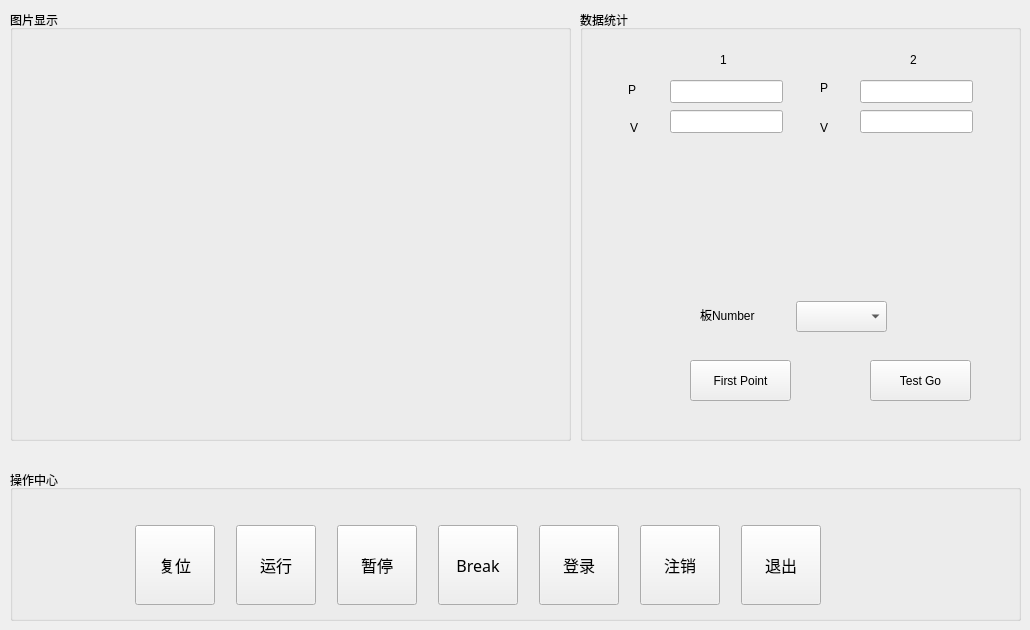
    <widget class="QWidget" name="Main">
     <attribute name="title">
      <string>操作中心</string>
     </attribute>
     <widget class="QGroupBox" name="groupBox_3">
      <property name="geometry">
       <rect>
        <x>10</x>
        <y>10</y>
        <width>561</width>
        <height>431</height>
       </rect>
      </property>
      <property name="title">
       <string>图片显示</string>
      </property>
      <widget class="QLabel" name="image">
       <property name="geometry">
        <rect>
         <x>10</x>
         <y>30</y>
         <width>541</width>
         <height>401</height>
        </rect>
       </property>
       <property name="text">
        <string/>
       </property>
       <property name="scaledContents">
        <bool>true</bool>
       </property>
       <property name="wordWrap">
        <bool>true</bool>
       </property>
      </widget>
     </widget>
     <widget class="QGroupBox" name="groupBox_4">
      <property name="geometry">
       <rect>
        <x>10</x>
        <y>470</y>
        <width>1011</width>
        <height>151</height>
       </rect>
      </property>
      <property name="title">
       <string>操作中心</string>
      </property>
      <widget class="QWidget" name="layoutWidget">
       <property name="geometry">
        <rect>
         <x>110</x>
         <y>40</y>
         <width>721</width>
         <height>111</height>
        </rect>
       </property>
       <layout class="QHBoxLayout" name="horizontalLayout">
        <property name="spacing">
         <number>6</number>
        </property>
        <item>
         <widget class="QToolButton" name="btnReset">
          <property name="minimumSize">
           <size>
            <width>50</width>
            <height>50</height>
           </size>
          </property>
          <property name="maximumSize">
           <size>
            <width>80</width>
            <height>80</height>
           </size>
          </property>
          <property name="font">
           <font>
            <family>楷体</family>
            <pointsize>12</pointsize>
           </font>
          </property>
          <property name="text">
           <string>复位</string>
          </property>
          <property name="icon">
           <iconset resource="res.qrc">
            <normaloff>:/res/reset2.png</normaloff>:/res/reset2.png</iconset>
          </property>
          <property name="iconSize">
           <size>
            <width>40</width>
            <height>40</height>
           </size>
          </property>
          <property name="toolButtonStyle">
           <enum>Qt::ToolButtonTextUnderIcon</enum>
          </property>
         </widget>
        </item>
        <item>
         <widget class="QToolButton" name="btnRun">
          <property name="minimumSize">
           <size>
            <width>50</width>
            <height>50</height>
           </size>
          </property>
          <property name="maximumSize">
           <size>
            <width>80</width>
            <height>80</height>
           </size>
          </property>
          <property name="font">
           <font>
            <family>楷体</family>
            <pointsize>12</pointsize>
           </font>
          </property>
          <property name="text">
           <string>运行</string>
          </property>
          <property name="icon">
           <iconset resource="res.qrc">
            <normaloff>:/res/start.png</normaloff>:/res/start.png</iconset>
          </property>
          <property name="iconSize">
           <size>
            <width>40</width>
            <height>40</height>
           </size>
          </property>
          <property name="toolButtonStyle">
           <enum>Qt::ToolButtonTextUnderIcon</enum>
          </property>
         </widget>
        </item>
        <item>
         <widget class="QToolButton" name="btnStop">
          <property name="minimumSize">
           <size>
            <width>50</width>
            <height>50</height>
           </size>
          </property>
          <property name="maximumSize">
           <size>
            <width>80</width>
            <height>80</height>
           </size>
          </property>
          <property name="font">
           <font>
            <family>楷体</family>
            <pointsize>12</pointsize>
           </font>
          </property>
          <property name="text">
           <string>暂停</string>
          </property>
          <property name="icon">
           <iconset resource="res.qrc">
            <normaloff>:/res/stop.png</normaloff>:/res/stop.png</iconset>
          </property>
          <property name="iconSize">
           <size>
            <width>40</width>
            <height>40</height>
           </size>
          </property>
          <property name="toolButtonStyle">
           <enum>Qt::ToolButtonTextUnderIcon</enum>
          </property>
         </widget>
        </item>
        <item>
         <widget class="QToolButton" name="btnBreak">
          <property name="minimumSize">
           <size>
            <width>50</width>
            <height>50</height>
           </size>
          </property>
          <property name="maximumSize">
           <size>
            <width>80</width>
            <height>80</height>
           </size>
          </property>
          <property name="font">
           <font>
            <family>楷体</family>
            <pointsize>12</pointsize>
           </font>
          </property>
          <property name="text">
           <string>Break</string>
          </property>
          <property name="icon">
           <iconset resource="res.qrc">
            <normaloff>:/res/exit.png</normaloff>:/res/exit.png</iconset>
          </property>
          <property name="iconSize">
           <size>
            <width>40</width>
            <height>40</height>
           </size>
          </property>
          <property name="toolButtonStyle">
           <enum>Qt::ToolButtonTextUnderIcon</enum>
          </property>
         </widget>
        </item>
        <item>
         <widget class="QToolButton" name="btnLogin">
          <property name="minimumSize">
           <size>
            <width>50</width>
            <height>50</height>
           </size>
          </property>
          <property name="maximumSize">
           <size>
            <width>80</width>
            <height>80</height>
           </size>
          </property>
          <property name="font">
           <font>
            <family>楷体</family>
            <pointsize>12</pointsize>
           </font>
          </property>
          <property name="text">
           <string>登录</string>
          </property>
          <property name="icon">
           <iconset resource="res.qrc">
            <normaloff>:/res/up.png</normaloff>:/res/up.png</iconset>
          </property>
          <property name="iconSize">
           <size>
            <width>40</width>
            <height>40</height>
           </size>
          </property>
          <property name="toolButtonStyle">
           <enum>Qt::ToolButtonTextUnderIcon</enum>
          </property>
         </widget>
        </item>
        <item>
         <widget class="QToolButton" name="btnLogout">
          <property name="minimumSize">
           <size>
            <width>50</width>
            <height>50</height>
           </size>
          </property>
          <property name="maximumSize">
           <size>
            <width>80</width>
            <height>80</height>
           </size>
          </property>
          <property name="font">
           <font>
            <family>楷体</family>
            <pointsize>12</pointsize>
           </font>
          </property>
          <property name="text">
           <string>注销</string>
          </property>
          <property name="icon">
           <iconset resource="res.qrc">
            <normaloff>:/res/previx.png</normaloff>:/res/previx.png</iconset>
          </property>
          <property name="iconSize">
           <size>
            <width>40</width>
            <height>40</height>
           </size>
          </property>
          <property name="toolButtonStyle">
           <enum>Qt::ToolButtonTextUnderIcon</enum>
          </property>
         </widget>
        </item>
        <item>
         <widget class="QToolButton" name="btnExit">
          <property name="minimumSize">
           <size>
            <width>50</width>
            <height>50</height>
           </size>
          </property>
          <property name="maximumSize">
           <size>
            <width>80</width>
            <height>80</height>
           </size>
          </property>
          <property name="font">
           <font>
            <family>楷体</family>
            <pointsize>12</pointsize>
           </font>
          </property>
          <property name="text">
           <string>退出</string>
          </property>
          <property name="icon">
           <iconset resource="res.qrc">
            <normaloff>:/res/exit.png</normaloff>:/res/exit.png</iconset>
          </property>
          <property name="iconSize">
           <size>
            <width>40</width>
            <height>40</height>
           </size>
          </property>
          <property name="toolButtonStyle">
           <enum>Qt::ToolButtonTextUnderIcon</enum>
          </property>
         </widget>
        </item>
       </layout>
      </widget>
     </widget>
     <widget class="QGroupBox" name="groupBox_5">
      <property name="geometry">
       <rect>
        <x>580</x>
        <y>10</y>
        <width>441</width>
        <height>431</height>
       </rect>
      </property>
      <property name="title">
       <string>数据统计</string>
      </property>
      <widget class="QLabel" name="label_17">
       <property name="geometry">
        <rect>
         <x>48</x>
         <y>70</y>
         <width>61</width>
         <height>20</height>
        </rect>
       </property>
       <property name="text">
        <string>P</string>
       </property>
      </widget>
      <widget class="QLabel" name="label_18">
       <property name="geometry">
        <rect>
         <x>50</x>
         <y>110</y>
         <width>59</width>
         <height>15</height>
        </rect>
       </property>
       <property name="text">
        <string>V</string>
       </property>
      </widget>
      <widget class="QLineEdit" name="p1">
       <property name="geometry">
        <rect>
         <x>90</x>
         <y>70</y>
         <width>113</width>
         <height>23</height>
        </rect>
       </property>
      </widget>
      <widget class="QLineEdit" name="v1">
       <property name="geometry">
        <rect>
         <x>90</x>
         <y>100</y>
         <width>113</width>
         <height>23</height>
        </rect>
       </property>
      </widget>
      <widget class="QLineEdit" name="p2">
       <property name="geometry">
        <rect>
         <x>280</x>
         <y>70</y>
         <width>113</width>
         <height>23</height>
        </rect>
       </property>
      </widget>
      <widget class="QLineEdit" name="v2">
       <property name="geometry">
        <rect>
         <x>280</x>
         <y>100</y>
         <width>113</width>
         <height>23</height>
        </rect>
       </property>
      </widget>
      <widget class="QLabel" name="label_19">
       <property name="geometry">
        <rect>
         <x>240</x>
         <y>110</y>
         <width>59</width>
         <height>15</height>
        </rect>
       </property>
       <property name="text">
        <string>V</string>
       </property>
      </widget>
      <widget class="QLabel" name="label_20">
       <property name="geometry">
        <rect>
         <x>240</x>
         <y>70</y>
         <width>59</width>
         <height>15</height>
        </rect>
       </property>
       <property name="text">
        <string>P</string>
       </property>
      </widget>
      <widget class="QLabel" name="label_22">
       <property name="geometry">
        <rect>
         <x>140</x>
         <y>40</y>
         <width>61</width>
         <height>20</height>
        </rect>
       </property>
       <property name="text">
        <string>1</string>
       </property>
      </widget>
      <widget class="QLabel" name="label_23">
       <property name="geometry">
        <rect>
         <x>330</x>
         <y>40</y>
         <width>61</width>
         <height>20</height>
        </rect>
       </property>
       <property name="text">
        <string>2</string>
       </property>
      </widget>
      <widget class="QComboBox" name="cbBoardNumber">
       <property name="geometry">
        <rect>
         <x>216</x>
         <y>291</y>
         <width>91</width>
         <height>31</height>
        </rect>
       </property>
       <property name="currentIndex">
        <number>-1</number>
       </property>
      </widget>
      <widget class="QLabel" name="label_r_2">
       <property name="geometry">
        <rect>
         <x>120</x>
         <y>290</y>
         <width>91</width>
         <height>30</height>
        </rect>
       </property>
       <property name="minimumSize">
        <size>
         <width>80</width>
         <height>30</height>
        </size>
       </property>
       <property name="maximumSize">
        <size>
         <width>120</width>
         <height>16777215</height>
        </size>
       </property>
       <property name="text">
        <string>板Number</string>
       </property>
      </widget>
      <widget class="QPushButton" name="btnTestGo">
       <property name="geometry">
        <rect>
         <x>290</x>
         <y>350</y>
         <width>101</width>
         <height>41</height>
        </rect>
       </property>
       <property name="minimumSize">
        <size>
         <width>100</width>
         <height>30</height>
        </size>
       </property>
       <property name="styleSheet">
        <string notr="true"/>
       </property>
       <property name="text">
        <string>Test Go</string>
       </property>
       <property name="icon">
        <iconset resource="res.qrc">
         <normaloff>:/res/forword.png</normaloff>:/res/forword.png</iconset>
       </property>
       <property name="autoRepeat">
        <bool>false</bool>
       </property>
       <property name="autoExclusive">
        <bool>false</bool>
       </property>
      </widget>
      <widget class="QPushButton" name="btnOrigin">
       <property name="geometry">
        <rect>
         <x>110</x>
         <y>350</y>
         <width>101</width>
         <height>41</height>
        </rect>
       </property>
       <property name="minimumSize">
        <size>
         <width>100</width>
         <height>30</height>
        </size>
       </property>
       <property name="text">
        <string>First Point</string>
       </property>
      </widget>
     </widget>
    </widget>
